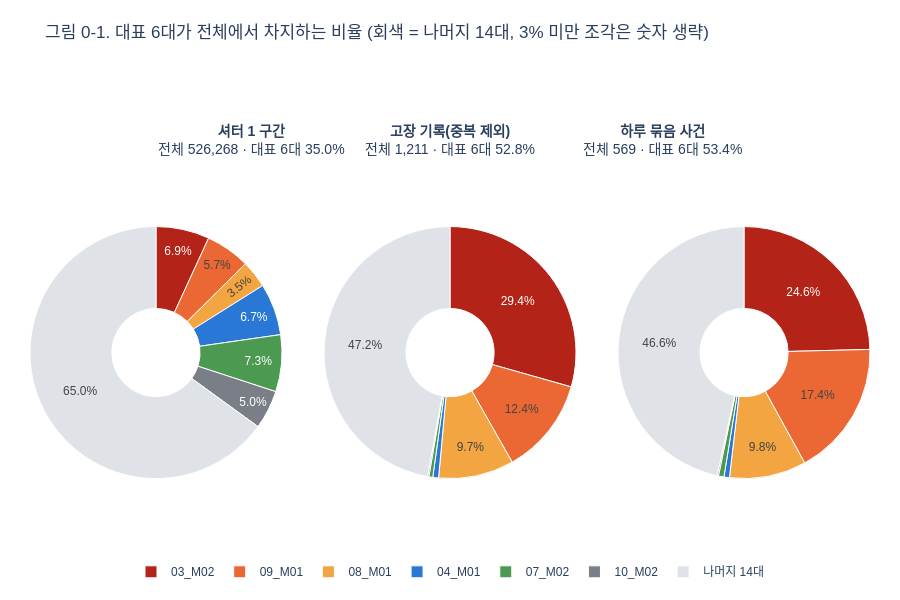

This figure's notebook cell:
### Markdown cell above
### 대표 6대가 전체에서 차지하는 비율

셔터 1 구간, 고장 기록(중복 제외), 하루 묶음 사건 세 가지로 대표 6대와 나머지 14대의 비율을 본다.

### Code cell
# ── 장비별 개수: 스텝 구간 수, 고장 기록 수(중복 제외), 하루 묶음 사건 수 ──
counts_by_tool = pd.DataFrame({
    '셔터 1 구간': df.Tool.value_counts(),
    '고장 기록(중복 제외)': events.Tool.value_counts(),
    '하루 묶음 사건': events.groupby('Tool').new.sum(),   # new=True인 기록 = 사건의 첫 기록
}).fillna(0).astype(int)
# 대표 6대는 그대로, 나머지 14대는 하나로 합친다
tool_group = counts_by_tool.index.where(counts_by_tool.index.isin(SEL), '나머지 14대')
counts_grouped = counts_by_tool.groupby(tool_group).sum().reindex(SEL + ['나머지 14대'])
measures = list(counts_by_tool.columns)

# ── 표: 개수와 전체 대비 비율(%) ─────────────────────────────────
share_table = counts_grouped.copy()
for measure in measures:
    share_table[measure + ' (%)'] = (counts_grouped[measure] / counts_grouped[measure].sum() * 100).round(1)
share_table.loc['대표 6대 합계'] = share_table.loc[SEL].sum()
share_table.loc['전체'] = share_table.loc[SEL + ['나머지 14대']].sum()
share_table[measures] = share_table[measures].astype(int)
display(share_table[[name for measure in measures for name in (measure, measure + ' (%)')]])

# ── 그림 0-1: 파이 3개를 가로로 배치 ──────────────────────────────
pie_colors = [TCOLOR[tool] for tool in SEL] + ['#dfe3e8']        # 나머지 14대는 연한 회색
pie_x_ranges = [(0, .30), (.35, .65), (.70, 1)]                  # 파이 3개의 가로 위치
fig = go.Figure()
for (x_left, x_right), measure in zip(pie_x_ranges, measures):
    counts = counts_grouped[measure]
    ratios = counts / counts.sum()
    fig.add_trace(go.Pie(labels=counts_grouped.index, values=counts, sort=False, direction='clockwise', hole=.35,
                         domain=dict(x=[x_left, x_right], y=[0, .78]),        # 위쪽 22%는 제목 자리로 비운다
                         marker=dict(colors=pie_colors, line=dict(color='white', width=1)),
                         # 3% 미만 조각은 글자가 겹치므로 숫자를 생략한다(마우스를 올리면 보임)
                         text=[f'{ratio:.1%}' if ratio >= .03 else '' for ratio in ratios], textinfo='text',
                         textposition='inside', name=measure,
                         hovertemplate='%{label}<br>%{value:,} (%{percent:.1%})<extra></extra>'))
    fig.add_annotation(x=(x_left + x_right) / 2, y=.9, xref='paper', yref='paper', showarrow=False, font=dict(size=14),
                       text=f'<b>{measure}</b><br>전체 {counts.sum():,} · 대표 6대 {ratios[SEL].sum():.1%}')
fig.update_layout(title='그림 0-1. 대표 6대가 전체에서 차지하는 비율 (회색 = 나머지 14대, 3% 미만 조각은 숫자 생략)',
                  legend=dict(orientation='h', x=.5, xanchor='center', y=-0.06))
show(fig, 600)

### Figure 1 — Plotly figure (JSON) as saved in the notebook; plotly's stock layout.template omitted (floating-point values rounded to 4 significant figures)
{"data": [{"direction": "clockwise", "domain": {"x": [0, 0.3], "y": [0, 0.78]}, "hole": 0.35, "hovertemplate": "%{label}<br>%{value:,} (%{percent:.1%})<extra></extra>", "labels": ["03_M02", "09_M01", "08_M01", "04_M01", "07_M02", "10_M02", "나머지 14대"], "marker": {"colors": ["#b42318", "#eb6834", "#f2a541", "#2a78d6", "#4c9a52", "#7a7f87", "#dfe3e8"], "line": {"color": "white", "width": 1}}, "name": "셔터 1 구간", "sort": false, "text": ["6.9%", "5.7%", "3.5%", "6.7%", "7.3%", "5.0%", "65.0%"], "textinfo": "text", "textposition": "inside", "type": "pie", "values": [36084, 29980, 18529, 35000, 38400, 26168, 342107]}, {"direction": "clockwise", "domain": {"x": [0.35, 0.65], "y": [0, 0.78]}, "hole": 0.35, "hovertemplate": "%{label}<br>%{value:,} (%{percent:.1%})<extra></extra>", "labels": ["03_M02", "09_M01", "08_M01", "04_M01", "07_M02", "10_M02", "나머지 14대"], "marker": {"colors": ["#b42318", "#eb6834", "#f2a541", "#2a78d6", "#4c9a52", "#7a7f87", "#dfe3e8"], "line": {"color": "white", "width": 1}}, "name": "고장 기록(중복 제외)", "sort": false, "text": ["29.4%", "12.4%", "9.7%", "", "", "", "47.2%"], "textinfo": "text", "textposition": "inside", "type": "pie", "values": [356, 150, 117, 9, 6, 2, 571]}, {"direction": "clockwise", "domain": {"x": [0.7, 1], "y": [0, 0.78]}, "hole": 0.35, "hovertemplate": "%{label}<br>%{value:,} (%{percent:.1%})<extra></extra>", "labels": ["03_M02", "09_M01", "08_M01", "04_M01", "07_M02", "10_M02", "나머지 14대"], "marker": {"colors": ["#b42318", "#eb6834", "#f2a541", "#2a78d6", "#4c9a52", "#7a7f87", "#dfe3e8"], "line": {"color": "white", "width": 1}}, "name": "하루 묶음 사건", "sort": false, "text": ["24.6%", "17.4%", "9.8%", "", "", "", "46.6%"], "textinfo": "text", "textposition": "inside", "type": "pie", "values": [140, 99, 56, 4, 4, 1, 265]}], "layout": {"annotations": [{"font": {"size": 14}, "showarrow": false, "text": "<b>셔터 1 구간</b><br>전체 526,268 · 대표 6대 35.0%", "x": 0.15, "xref": "paper", "y": 0.9, "yref": "paper"}, {"font": {"size": 14}, "showarrow": false, "text": "<b>고장 기록(중복 제외)</b><br>전체 1,211 · 대표 6대 52.8%", "x": 0.5, "xref": "paper", "y": 0.9, "yref": "paper"}, {"font": {"size": 14}, "showarrow": false, "text": "<b>하루 묶음 사건</b><br>전체 569 · 대표 6대 53.4%", "x": 0.85, "xref": "paper", "y": 0.9, "yref": "paper"}], "font": {"family": "Malgun Gothic, sans-serif"}, "height": 600, "legend": {"orientation": "h", "x": 0.5, "xanchor": "center", "y": -0.06}, "margin": {"b": 70, "l": 30, "r": 30, "t": 75}, "title": {"text": "그림 0-1. 대표 6대가 전체에서 차지하는 비율 (회색 = 나머지 14대, 3% 미만 조각은 숫자 생략)"}}}
